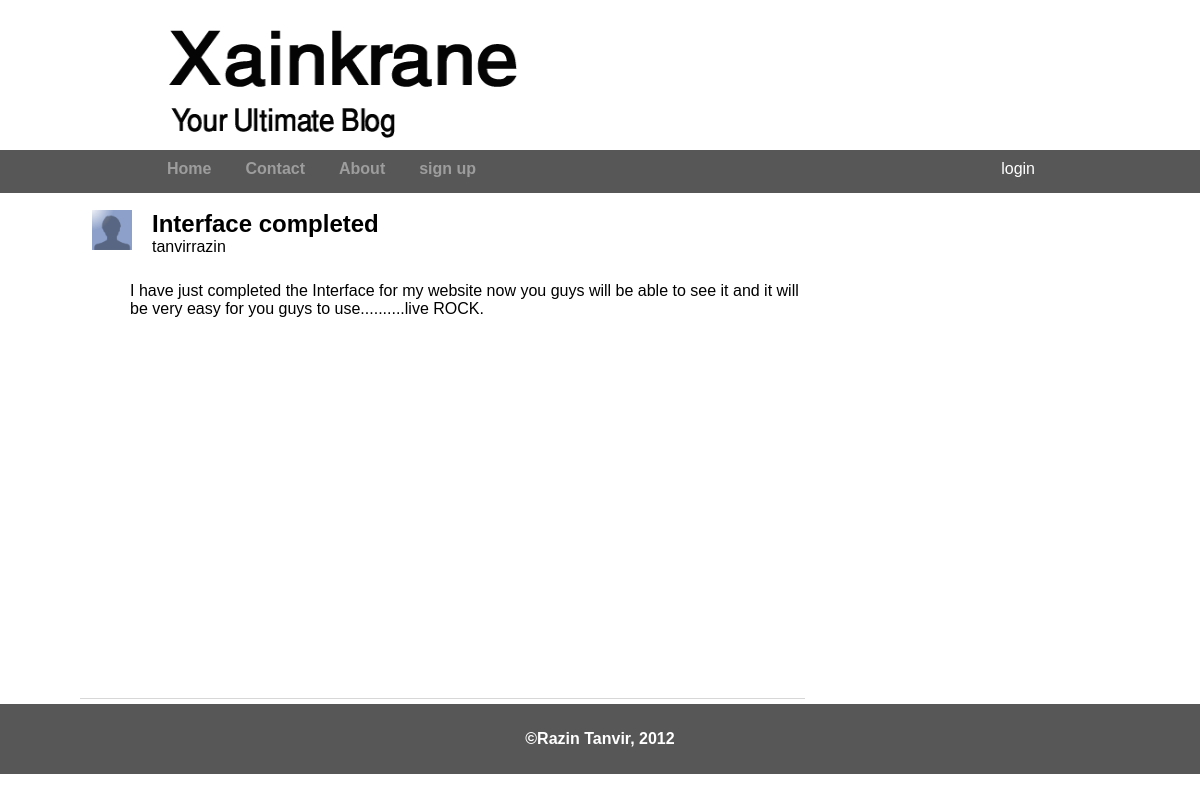
Page /core/detail_blog.php?bid=2 on the committed database.
### tables this page shows
CREATE TABLE IF NOT EXISTS `blogs` (
  `id` int(11) NOT NULL AUTO_INCREMENT,
  `user_id` int(11) NOT NULL,
  `headline` text NOT NULL,
  `body` text NOT NULL,
  PRIMARY KEY (`id`)
);

### includes/database.php (called while the page is built, shortened)
<?php
    class Database {
        public function __construct(){
            $this->connection = mysql_connect(DB_SERVER,DB_USER,DB_PASS);
        }
        public function find_blog_by_id($id){
            $query = "SELECT * FROM blogs WHERE id={$id} LIMIT 1 ";
            $this->resultSet = mysql_query($query);
            if(isset($this->resultSet)){
                $blog = mysql_fetch_array($this->resultSet);
                $user_res = mysql_query("SELECT username FROM users WHERE id={$blog['user_id']} ");
                $user = mysql_fetch_array($user_res);
                $blog['username'] = $user['username'];
                return $blog;
            } else {
                return null;
            }
        }
    }
    $dbase = new Database();

### core/detail_blog.php (the view, shortened to what this page needs)
<?php
    require_once("../includes/database.php");
    $blog = array();
    if(isset($_GET['bid'])){
        $blog['bid'] = $_GET['bid'];
    } else {
        header("Location: home.php");
    }
    if(isset($blog['bid'])){
        $blog = $dbase->find_blog_by_id($blog['bid']);
    }
?>
<?php require_once("../view/header.php"); ?>
<?php require_once("navigation.php"); ?>
<?php
    $display = '
        <div id="blogs">
            <div class="blog_detail" >
                    <div class="blog_head" >
                        <img class="blog_bullet" src="../resource/images/default_prof_pic.png" width="40px" height="40px" />
                        <div class="blog_sub" >
                            <h2>';
    $display.= htmlentities($blog["headline"]);
    $display.= '</h2>
                            <p>';
    $display.= htmlentities($blog["username"]);
    $display.= '</p>
                        </div>
                    </div>
                    <div id="blog_detail_text" >';
    $display.= '<p>'.htmlentities($blog["body"]).'</p>';
        $display.= '</div>
                </div></div>';
    echo $display;
?>
<?php require_once("../view/footer.php"); ?>

### resource/main.css (style rules this page uses)
* { padding: 0; margin: 0; font-family:Trebuchet MS,Liberation Sans,DejaVu Sans,sans-serif; }
#blogs { float: left; width: 69%; padding: 5px; }
.blog_detail { width: 100%; height: 500px; border-bottom: 1px solid #D7D7D7; }
.blog_head { padding: 12px; width: 100%; height: 45px; }
.blog_bullet { float:left; }
.blog_sub { padding: 0px 10px 10px 20px; float:left; }
#blog_detail_text { padding:15px 5px 15px 50px; }

### rows in the picture
blogs: headline "Interface completed tanvirrazin", body "I have just completed the Interface for my website now you guys will be able to see it and it will be very easy for you guys to use..........live ROCK."
